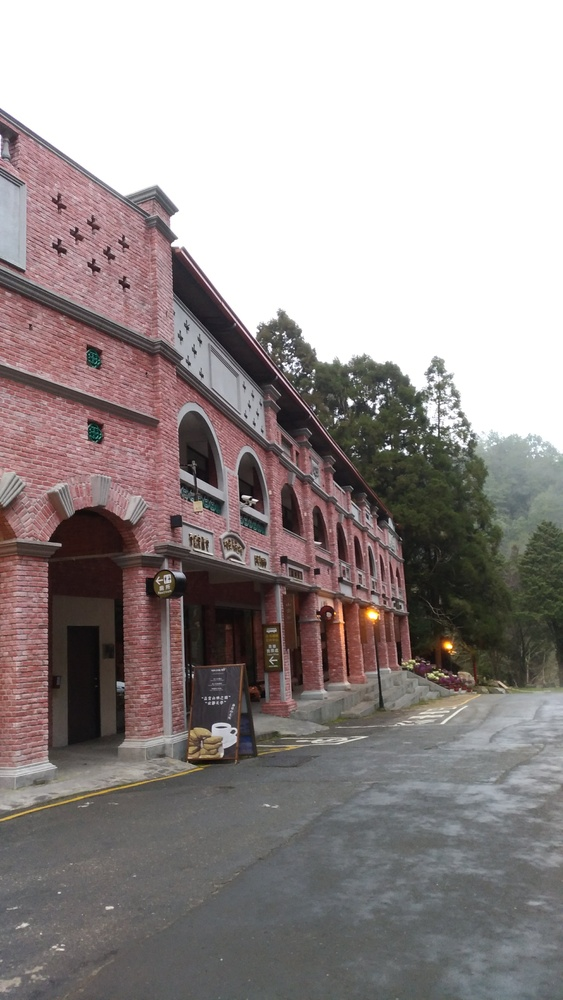
%> input picture hw2/img2/201.jpg, 563 x 1000 px, shrunk from 2620 x 4656 before the run
$ octave ex2_3.m   (GNU Octave 9; MATLAB toolbox functions it lacks are replaced by stand-ins)
%> lines starting %> are read from the running program, lines starting %| are printed output that depends on the picture; in (x1, y1, x2, y2) boxes, pixels count from 0 and x2, y2 are one past the last pixel; in counts of white or black regions, pixels touching at a corner belong together; the program's own positions count from 1
clc;close all; clear;
% prewitt & roberts
cimg = imread('201.jpg');
%> cimg is the input picture: size 1000x563x3 uint8; mean R, G, B 152.9, 145.1, 144.3
gimg = rgb2gray(cimg);
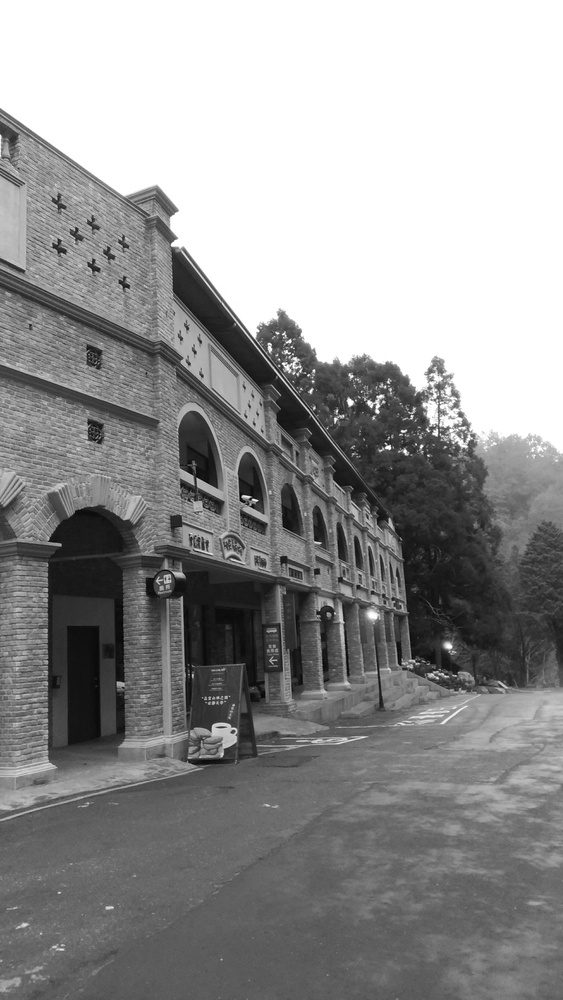
%> gimg: size 1000x563 uint8; min 1, max 255, mean 147.3
gimg = im2double(gimg);
%> gimg: size 1000x563 double

roberts = [1, 0 ; 0 ,-1];

th = 0.05;
r = convn(gimg,roberts,'same');
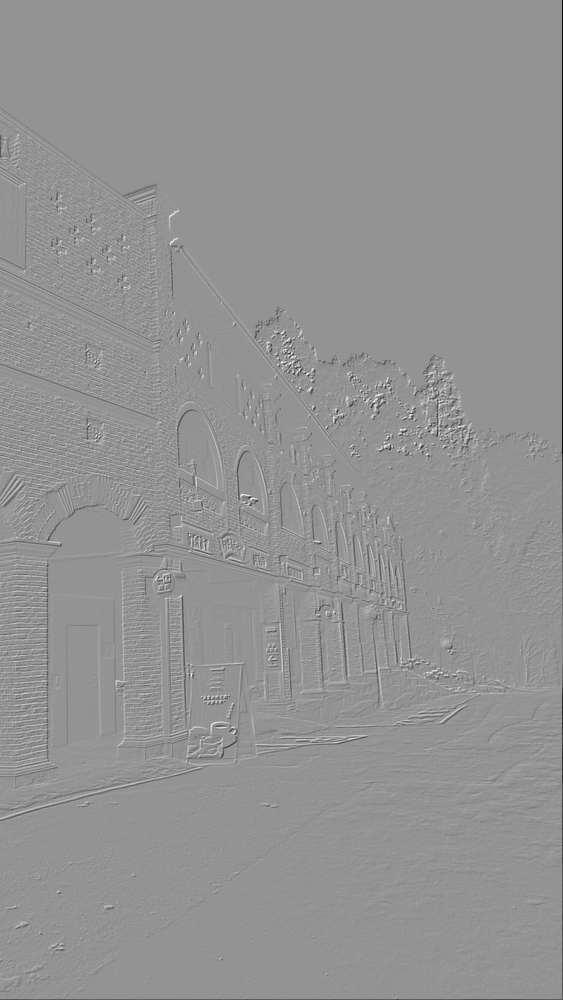
%> r: size 1000x563 double; min -1, max 0.729, mean -0.00196; drawn with min black and max white
r = r>th;
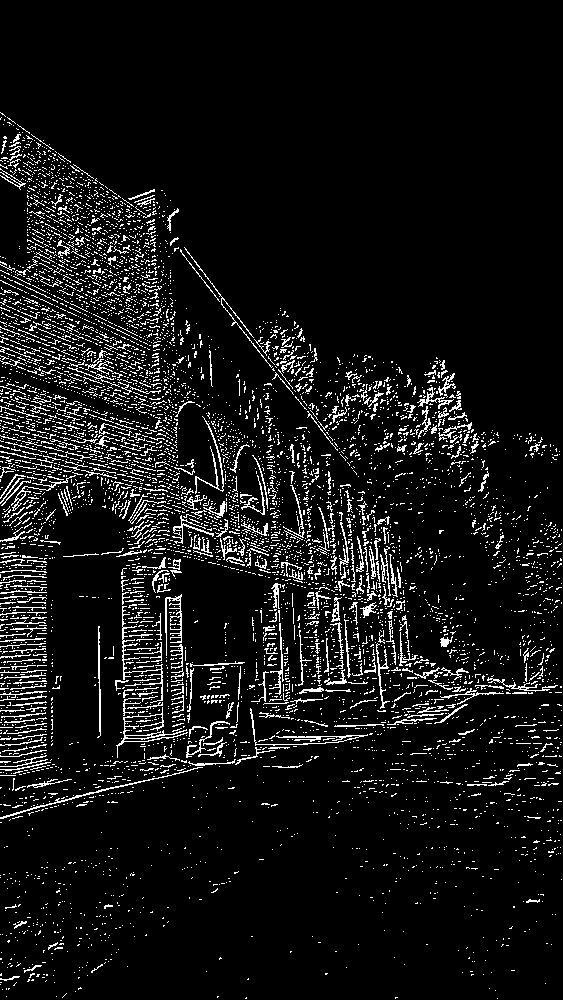
%> r: size 1000x563 logical; 7.8% white in thin lines or dots, all inside (x1, y1, x2, y2) = (0, 112, 562, 999)
r= r==0;
imshow(r)
imwrite(r,'roberts.jpg');
